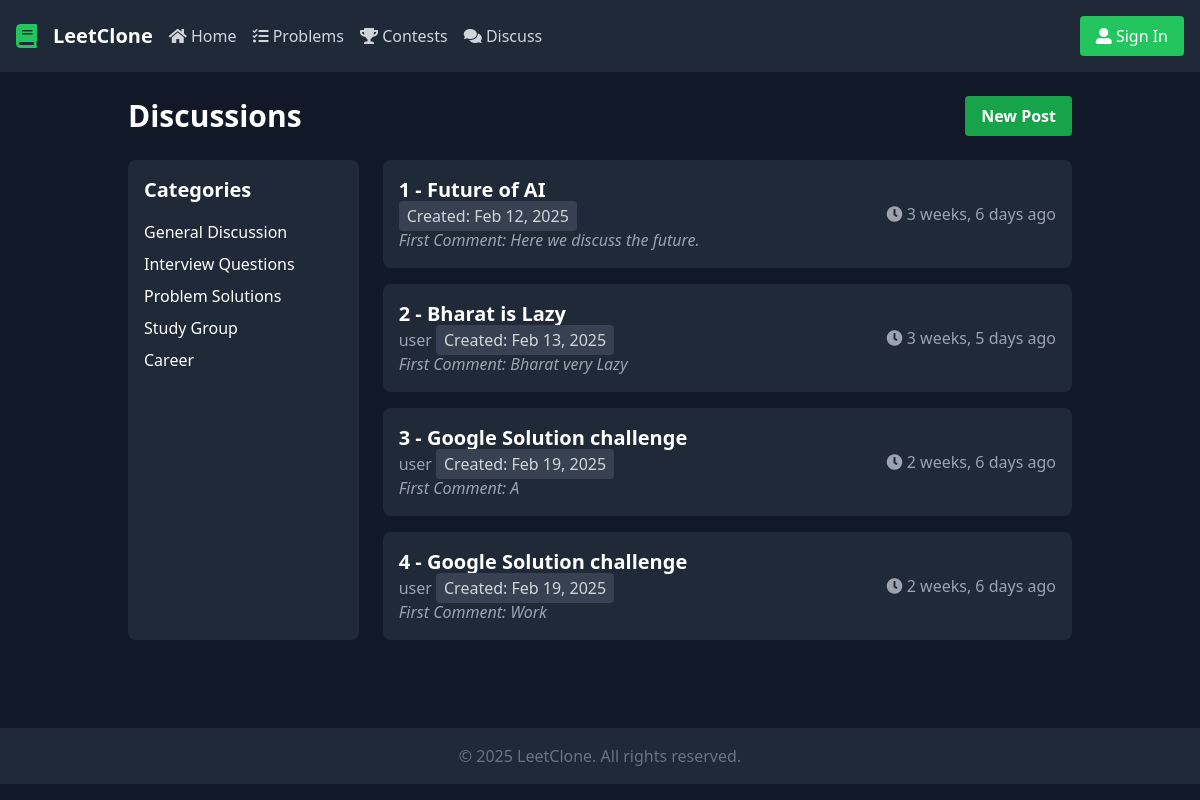
The app's page /users/discuss/ with its own data.
### discussionform/models.py (models this page shows, shortened)
class Room(models.Model):
    topic = models.CharField(max_length=255)
    topic_id = models.AutoField(primary_key=True)
    author = models.ForeignKey(settings.AUTH_USER_MODEL, on_delete=models.CASCADE, related_name='rooms')
    bio = models.TextField(blank=True, null=True)
    created_at = models.DateTimeField(auto_now_add=True)
    first_comment = models.TextField()
    updated_at = models.DateTimeField(auto_now=True)

### users/models.py (models this page shows)
class CustomUser(AbstractUser):
    pass

### users/views.py (the view)
# urls.py: path('discuss/',discuss,name='discuss'),
def discuss(request):
    rooms=Room.objects.all()
    context={'rooms':rooms}
    return render(request,'discuss.html',context)

### templates/discuss.html
{% extends 'base.html' %}
{% load crispy_forms_tags %}
{% block content %}
    <div class="container mx-auto p-6">
        <div class="flex justify-between items-center mb-6">
            <h1 class="text-3xl font-bold">Discussions</h1>
            <a href="{% url 'Room_form' %}" class="bg-green-600 hover:bg-green-700 text-white font-bold py-2 px-4 rounded">New Post</a>
        </div>
        <div class="flex flex-col md:flex-row space-y-6 md:space-y-0 md:space-x-6">
            <div class="md:w-1/4 bg-gray-800 p-4 rounded-lg">
                <h2 class="text-xl font-bold mb-4">Categories</h2>
                <ul class="space-y-2">
                    <li><a class="hover:text-gray-400" href="#">General Discussion</a></li>
                    <li><a class="hover:text-gray-400" href="#">Interview Questions</a></li>
                    <li><a class="hover:text-gray-400" href="#">Problem Solutions</a></li>
                    <li><a class="hover:text-gray-400" href="#">Study Group</a></li>
                    <li><a class="hover:text-gray-400" href="#">Career</a></li>
                </ul>
            </div>
            <div class="md:w-3/4 space-y-4">
                {% for room in rooms %}
                <div class="bg-gray-800 p-4 rounded-lg flex flex-col md:flex-row justify-between items-start md:items-center">
                    <div>
                        <a href="{% url 'Room' room.topic_id %}" class="text-xl font-bold">{{ room.topic_id }} - {{ room.topic }}</a>
                        <p class="text-gray-400">{{ room.author.username }}
                            <span class="bg-gray-700 text-gray-300 py-1 px-2 rounded">
                                Created: {{ room.created_at|date:"M d, Y" }}
                            </span>
                        </p>
                        <p class="text-gray-400 italic">First Comment: {{ room.first_comment|truncatewords:15 }}</p>
                    </div>
                    <div class="flex space-x-4 text-gray-400 mt-4 md:mt-0">
                        <span><i class="fas fa-clock"></i> {{ room.created_at|timesince }} ago</span>
                    </div>
                </div>
                {% endfor %}
            </div>
        </div>
    </div>
{% endblock %}

### records on screen
Room: topic_id "1", topic "Future of AI", created_at "Feb 12, 2025", first_comment "Here we discuss the future.", created_at "3 weeks, 6 days"
Room: topic_id "2", topic "Bharat is Lazy", author.username "user", created_at "Feb 13, 2025", first_comment "Bharat very Lazy", created_at "3 weeks, 5 days"
Room: topic_id "3", topic "Google Solution challenge", author.username "user", created_at "Feb 19, 2025", first_comment "A", created_at "2 weeks, 6 days"
Room: topic_id "4", topic "Google Solution challenge", author.username "user", created_at "Feb 19, 2025", first_comment "Work", created_at "2 weeks, 6 days"
